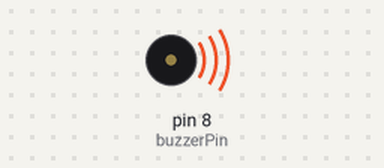
A sketch run on a simulated Arduino Uno, built with avr-gcc and run on an emulated ATmega328P. Parts: buzzer (waves = sounding).

Above: at 0.5 s.
Timing chart, 0 to 4.6 s (numbered marks = the images above):
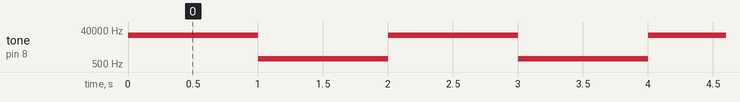

The sketch:

sketch_nov6a.ino
```cpp
//LAB 16


int buzzerPin = 8;


void setup() {
  // put your setup code here, to run once:

}

void loop() {
  // put your main code here, to run repeatedly:

  tone(buzzerPin, 20000, 1000);
  delay (1000);
  tone(buzzerPin, 1000, 1000);
  delay (1000);

}
```

Measured:
- by itself, tone on pin 8 (buzzerPin): alternates 20000 Hz for 1.0 s and 1000 Hz for 1.0 s
